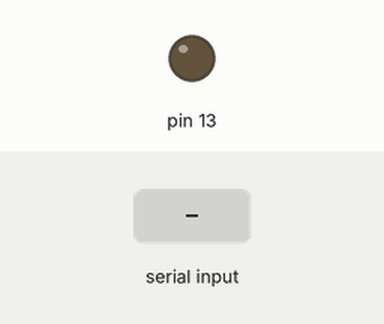
The sketch below on a simulated Arduino Uno, built with avr-gcc and run on an emulated ATmega328P. Shown: output pins drawn as LEDs (lit = HIGH). Inputs (shaded band) come from the test bench.

Above: at 1.2 s.
1.3 s: "on\n" received over Serial
At 1.8 s:
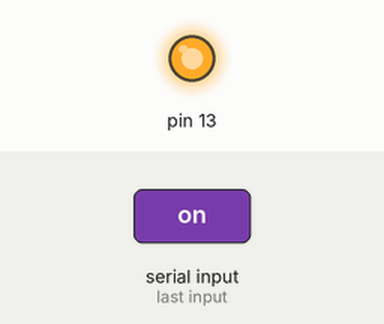
2.8 s: "off\n" received over Serial
At 4.2 s:
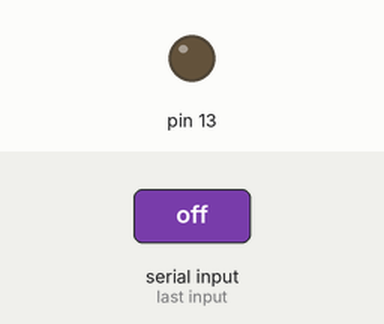
Timing chart, 0 to 5.8 s (numbered marks = the images above; inputs shaded):
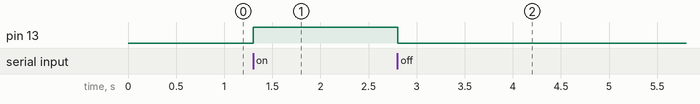

The sketch:

bkpm2p1.ino
```cpp
String dataTerima;
void setup() {
  Serial.begin(9600);
  pinMode (13, OUTPUT);
}

void loop() {
  if (Serial.available() > 0){
    dataTerima = Serial.readStringUntil('\n');
    if (dataTerima == "on"){
      digitalWrite (13 , HIGH);
    }
    if (dataTerima == "off") {
      digitalWrite (13 , LOW);
    }
  }

}
```

Measured:
- after the input at 1.3 s, pin 13: LOW → HIGH at once
- after the input at 2.8 s, pin 13: HIGH → LOW at once
